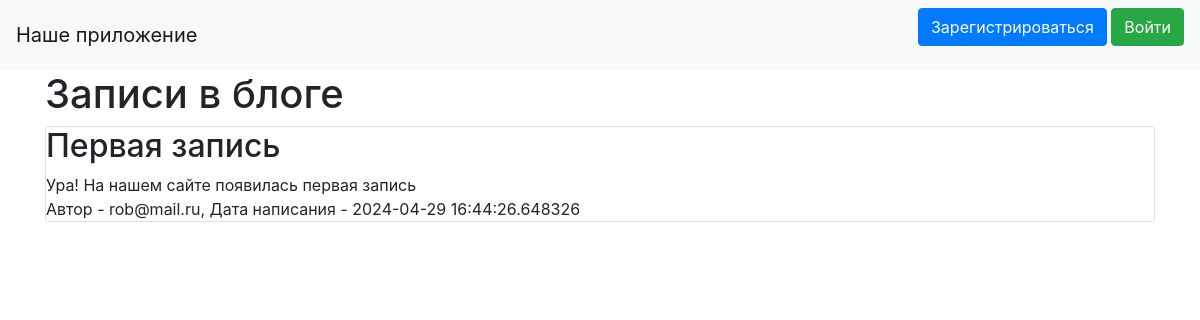
Before: / with the older database file.
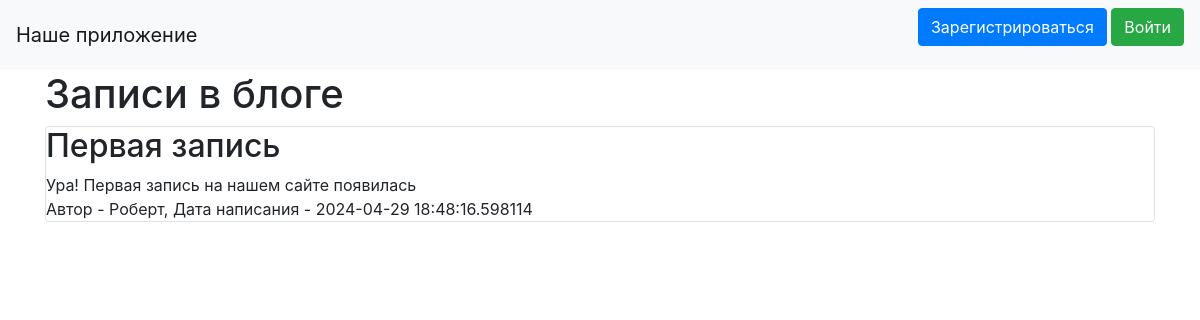
After: the same page with the newer database file.
### data/news.py (models this page shows)
class News(SqlAlchemyBase):
    __tablename__ = 'news'
    id = sqlalchemy.Column(sqlalchemy.Integer,
                           primary_key=True, autoincrement=True)
    title = sqlalchemy.Column(sqlalchemy.String, nullable=True)
    content = sqlalchemy.Column(sqlalchemy.String, nullable=True)
    created_date = sqlalchemy.Column(sqlalchemy.DateTime,
                                     default=datetime.datetime.now)
    is_private = sqlalchemy.Column(sqlalchemy.Boolean, default=True)
    user_id = sqlalchemy.Column(sqlalchemy.Integer,
                                sqlalchemy.ForeignKey("users.id"))
    user = orm.relationship('User')

### data/users.py (models this page shows, shortened)
class User(SqlAlchemyBase, UserMixin):
    __tablename__ = 'users'
    id = sqlalchemy.Column(sqlalchemy.Integer,
                           primary_key=True, autoincrement=True)
    name = sqlalchemy.Column(sqlalchemy.String, nullable=True)
    about = sqlalchemy.Column(sqlalchemy.String, nullable=True)
    email = sqlalchemy.Column(sqlalchemy.String,
                              index=True, unique=True, nullable=True)
    hashed_password = sqlalchemy.Column(sqlalchemy.String, nullable=True)
    created_date = sqlalchemy.Column(sqlalchemy.DateTime,
                                     default=datetime.datetime.now)
    news = orm.relationship("News", back_populates='user')

### main.py (the view)
@app.route("/")
def index():
    db_sess = db_session.create_session()
    if current_user.is_authenticated:
        news = db_sess.query(News).filter(
            (News.user == current_user) | (News.is_private != True))
    else:
        news = db_sess.query(News).filter(News.is_private != True)
    return render_template("index.html", news=news)

### data/db_session.py (called while the page is built)
def create_session() -> Session:
    global __factory
    return __factory()

### templates/index.html (shortened to what this page needs)
{% extends "base.html" %}
{% block content %}
<h1>Записи в блоге</h1>
{% for item in news%}
<div class="col-md6 border rounded">
    <h2>{{item.title}}</h2>
    <div>
        {{item.content}}
    </div>
    <div>
        Автор - {{item.user.name}}, Дата написания - {{item.created_date}}
    </div>
</div>
{% endfor %}
{% endblock %}

### templates/base.html (shortened to what this page needs)
<!doctype html>
<html lang="en">
<head>
    <link rel="stylesheet"
          href="https://stackpath.bootstrapcdn.com/bootstrap/4.4.1/css/bootstrap.min.css"
>
</head>
<body>
<header>
    <nav class="navbar navbar-light bg-light">
        <a class="navbar-brand" href="#">Наше приложение</a>
        {% if current_user.is_authenticated %}
            <a class="navbar-brand" href="/logout">{{ current_user.name }}</a>
        {% else %}
            <p>
                <a class="btn btn-primary " href="/register">Зарегистрироваться</a>
                <a class="btn btn-success" href="/login">Войти</a>
            </p>
        {% endif %}
    </nav>
</header>
<main role="main" class="container">
    {% block content %}{% endblock %}
</main>
</body>
</html>

Changed rows visible on the page:
changed News "Первая запись": content "Ура! На нашем сайте появилась первая запись" → "Ура! Первая запись на нашем сайте появилась"; user.name "rob@mail.ru" → "Роберт"; created_date "2024-04-29 16:44:26.648326" → "2024-04-29 18:48:16.598114"
